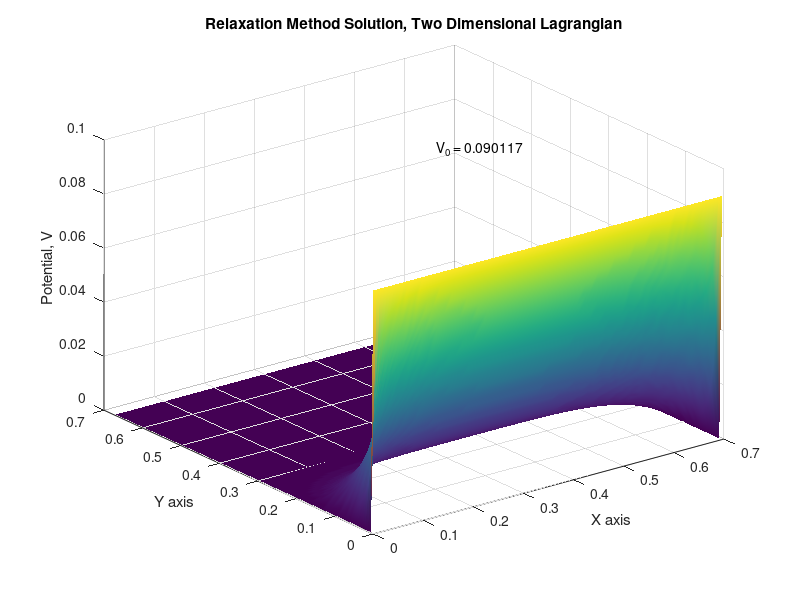

Write MATLAB code to recreate this figure.
xsize = 100; %size of matrix
ysize = 100;
temp = zeros(xsize,ysize);  %for storing and assigning updated values
v = zeros(xsize,ysize); %final potential solution
v0 = rand;   %the potential v naught, randomly generated between 0 & 1
xmax = rand;    %x coord of boundary (width of shape/area)
ymax = rand;    %y coord of boundary (height of shape/area)
n = 500;    %number of iterations
dx = xmax/(xsize-1);   %array spacing
dy = ymax/(ysize-1);
x = 0:dx:xmax;
y = 0:dy:ymax;
temp(:,1) = 0; %implement boundary conditions
temp(:,ysize) = 0;
temp(1,:) = v0;
temp(xsize,:) = temp(xsize-1,:);
i = 2:xsize-1;    %define indexing integers for iteration
j = 2:ysize-1;
for it=1:n
    v = temp;
    temp(i,j) = (v(i+1,j) + v(i-1,j) + v(i,j+1) + v(i,j-1))/4;  %average neighbors
    temp(:,1) = 0; %re-implement boundary conditions
    temp(:,ysize) = 0;
    temp(1,:) = v0;
    temp(xsize,:) = temp(xsize-1,:);
end

surf(x,y,v,'EdgeColor','none'); %plotting as a surface w/ interpolated mapping
shading interp
xlabel('X axis')
ylabel('Y axis')
zlabel('Potential, V')
title('Relaxation Method Solution, Two Dimensional Lagrangian');
txt =[' V_0 = ' num2str(v0)];

text(xmax/1.5,ymax/1.5,v0,txt);